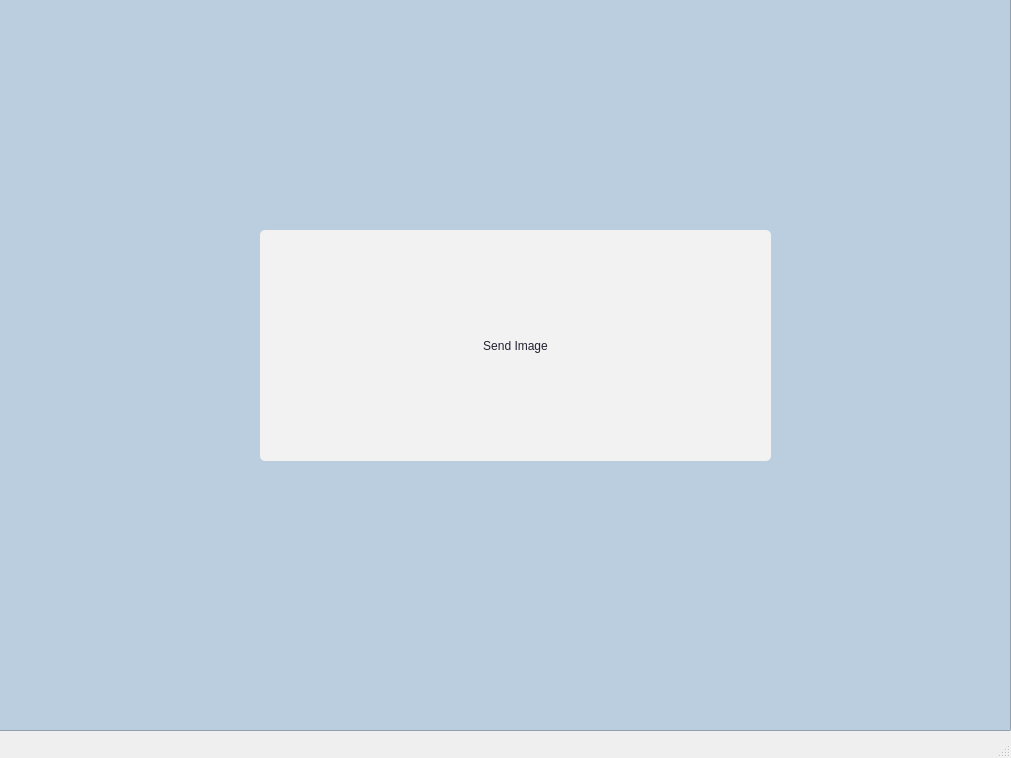
<?xml version="1.0" encoding="UTF-8"?>
<ui version="4.0">
 <class>MainWindow</class>
 <widget class="QMainWindow" name="MainWindow">
  <property name="geometry">
   <rect>
    <x>0</x>
    <y>0</y>
    <width>1011</width>
    <height>758</height>
   </rect>
  </property>
  <property name="windowTitle">
   <string>MainWindow</string>
  </property>
  <property name="autoFillBackground">
   <bool>true</bool>
  </property>
  <widget class="QWidget" name="centralwidget">
   <widget class="QPushButton" name="pushButton">
    <property name="geometry">
     <rect>
      <x>260</x>
      <y>230</y>
      <width>511</width>
      <height>231</height>
     </rect>
    </property>
    <property name="styleSheet">
     <string notr="true">#pushButton{
    background-color:rgb(242, 242, 242);
    color:rgb(36, 31, 49);
   border-radius: 5px;
	font: 25pt &quot;Ubuntu&quot;;
    
    
}</string>
    </property>
    <property name="text">
     <string>Send Image</string>
    </property>
   </widget>
   <widget class="QTableView" name="tableView">
    <property name="geometry">
     <rect>
      <x>-40</x>
      <y>-40</y>
      <width>1051</width>
      <height>771</height>
     </rect>
    </property>
    <property name="styleSheet">
     <string notr="true">#tableView{
    background-color:rgb(186, 206, 224)
}</string>
    </property>
   </widget>
   <widget class="QLabel" name="label_2">
    <property name="geometry">
     <rect>
      <x>470</x>
      <y>530</y>
      <width>67</width>
      <height>17</height>
     </rect>
    </property>
    <property name="styleSheet">
     <string notr="true">#label_2{
    color:rgb(97, 136, 199);
}</string>
    </property>
    <property name="text">
     <string/>
    </property>
   </widget>
   <widget class="QLabel" name="label_3">
    <property name="geometry">
     <rect>
      <x>480</x>
      <y>660</y>
      <width>67</width>
      <height>17</height>
     </rect>
    </property>
    <property name="styleSheet">
     <string notr="true">#label_3{
    color:rgb(97, 136, 199);
}</string>
    </property>
    <property name="text">
     <string/>
    </property>
   </widget>
   <widget class="QLabel" name="label_4">
    <property name="geometry">
     <rect>
      <x>450</x>
      <y>210</y>
      <width>121</width>
      <height>20</height>
     </rect>
    </property>
    <property name="styleSheet">
     <string notr="true">color:rgb(97, 136, 199);
   border-radius: 18px; font: 16pt 'Ubuntu';</string>
    </property>
    <property name="text">
     <string/>
    </property>
   </widget>
   <zorder>tableView</zorder>
   <zorder>pushButton</zorder>
   <zorder>label_2</zorder>
   <zorder>label_3</zorder>
   <zorder>label_4</zorder>
  </widget>
  <widget class="QMenuBar" name="menubar">
   <property name="geometry">
    <rect>
     <x>0</x>
     <y>0</y>
     <width>1011</width>
     <height>22</height>
    </rect>
   </property>
  </widget>
  <widget class="QStatusBar" name="statusbar"/>
 </widget>
 <resources/>
 <connections/>
</ui>
